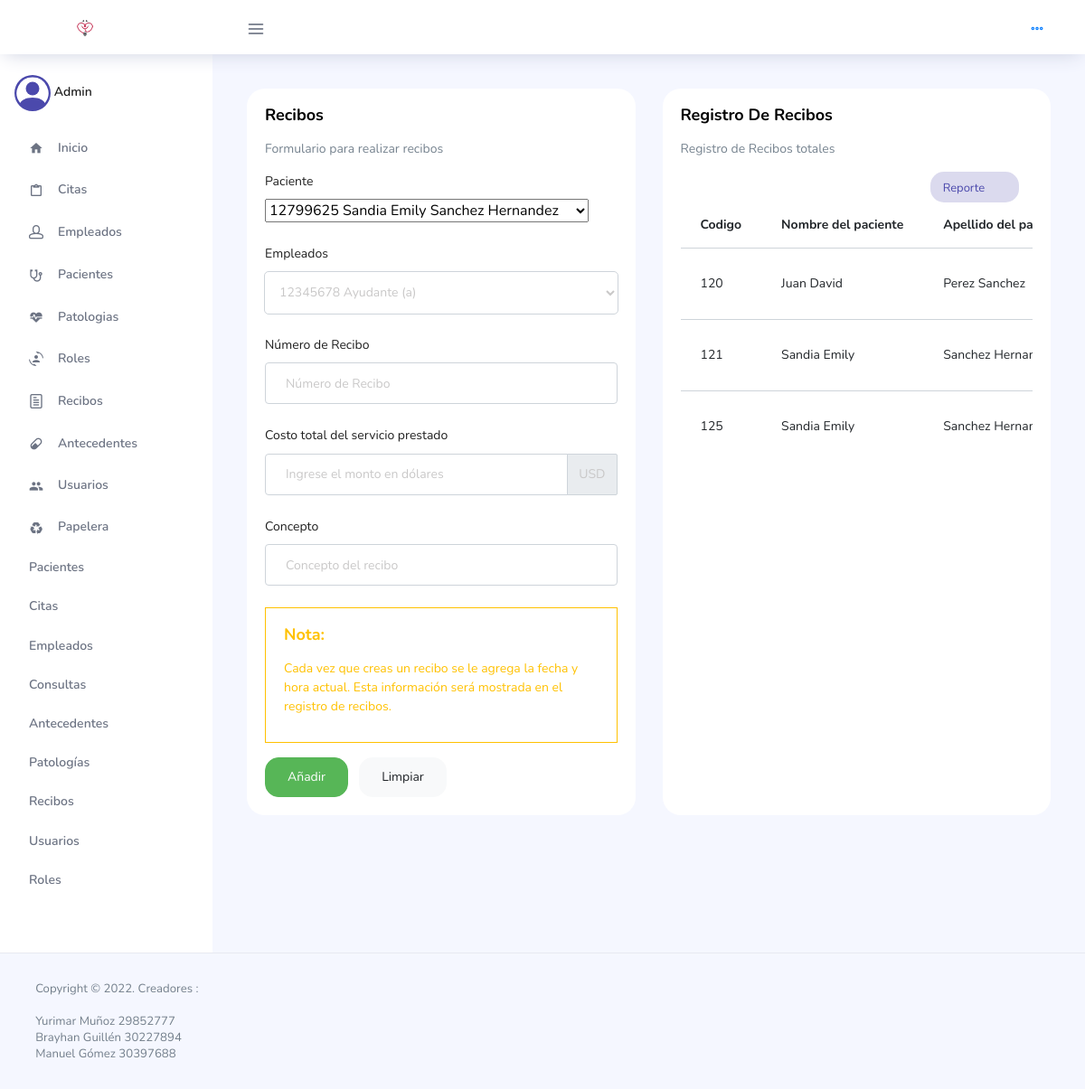
The app's page /show-recibos.php (signed in) with its own data.
### tables this page shows
CREATE TABLE `pacientes` (
  `id_paciente` int(11) NOT NULL,
  `nombre` varchar(20) NOT NULL,
  `apellido` varchar(20) NOT NULL,
  `nacionalidad` varchar(20) NOT NULL,
  `documento_identidad` int(30) NOT NULL,
  `fecha_nacimiento` date NOT NULL,
  `telefono` bigint(20) NOT NULL,
  `sexo` varchar(10) NOT NULL,
  `direccion` varchar(50) NOT NULL,
  `numero_paciente` int(20) NOT NULL,
  `eliminado` tinyint(1) DEFAULT 0
);

CREATE TABLE `empleados` (
  `id_empleado` int(11) NOT NULL,
  `nombre` varchar(20) NOT NULL,
  `apellido` varchar(20) NOT NULL,
  `nacionalidad` varchar(20) NOT NULL,
  `documento_identidad` int(20) NOT NULL,
  `cargo` varchar(20) NOT NULL,
  `fecha_nacimiento` date NOT NULL,
  `sexo` varchar(10) NOT NULL,
  `direccion` varchar(50) NOT NULL,
  `telefono` bigint(20) NOT NULL,
  `eliminado` int(11) NOT NULL DEFAULT 0
);

CREATE TABLE `recibos` (
  `id_recibo` int(11) NOT NULL,
  `id_paciente` int(11) NOT NULL,
  `id_empleado` int(11) NOT NULL,
  `numero_recibo` int(20) NOT NULL,
  `fecha` datetime NOT NULL DEFAULT current_timestamp(),
  `precio` float NOT NULL,
  `concepto` varchar(30) NOT NULL,
  `eliminado` int(11) NOT NULL DEFAULT 0
);

### controller/recibos.php (called while the page is built, shortened)
<?php
include("model/recibos.php");
$conexion = require("model/conexion.php");
$objRecibos = new recibos($conexion);
$status = empty($_REQUEST['status']) ? 0 : 1;
$recibos = $objRecibos->get($status);
$listPac = $objRecibos->listPac($status);
$listEmp = $objRecibos->listEmp($status);

### model/recibos.php (called while the page is built, shortened)
<?php
class recibos
{
    function __construct($conexion)
    {
        $this->conexion = $conexion;
    }
    public function get($status)
    {
        return $this->conexion->query("SELECT a.id_recibo, b.nombre, b.apellido, b.documento_identidad, b.direccion, c.cargo, a.numero_recibo, a.fecha, a.precio, a.concepto
        FROM recibos a
        INNER JOIN pacientes b
        ON b.id_paciente=a.id_paciente
        INNER JOIN empleados c
        ON c.id_empleado=a.id_empleado
        WHERE a.eliminado = '$status'");
    }
    public function listPac($status)
    {
        $query = ("SELECT * FROM pacientes WHERE pacientes.eliminado = '$status'");
        return $this->conexion->query($query);
    }
    public function listEmp($status)
    {
        $query = ("SELECT * FROM empleados WHERE empleados.eliminado = '$status'");
        return $this->conexion->query($query);
    }
}

### view/recibos.php (the view, shortened to what this page needs)
<body>
  <div class="main-panel">
    <div class="content-wrapper">
      <div class="row">
        <div class="col-md-6 grid-margin stretch-card">
          <div class="card">
            <div class="card-body">
              <h4 class="card-title">Recibos</h4>
              <p class="card-description">
                Formulario para realizar recibos
              </p>
              <form class="forms-sample" method="POST">
                <?php foreach ($listPac as $value) { ?>
                  <div class="form-group">
                    <label for="text">Paciente</label><br>
                    <select class="js-example-basic-single" name="paciente" data-iduser="<?php echo $value['id_paciente'] ?>" id="paciente">
                      <?php foreach ($listPac as $number_pac => $pac) { ?>
                        <option value="<?php echo $pac['id_paciente'] ?>" <?php if ($value['nombre'] == $pac['nombre']) echo 'selected'; ?>>
                          <?php echo ($pac['documento_identidad']) ?>
                          <?php echo ($pac['nombre']) ?>
                        </option>
                      <?php } ?>
                    </select>
                  </div>
                <?php } ?>
                <?php foreach ($listEmp as $value) { ?>
                  <div class="form-group">
                    <label for="text">Empleados</label>
                    <select class="form-control" name="empleado" data-iduser="<?php echo $value['id_empleado'] ?>" id="empleado">
                      <?php foreach ($listEmp as $number_emp => $emp) { ?>
                        <option value="<?php echo $emp['id_empleado'] ?>" <?php if ($value['cargo'] == $emp['cargo']) echo 'selected'; ?>>
                          <?php echo ($emp['documento_identidad']) ?>
                          <?php echo ($emp['cargo']) ?>
                        </option>
                      <?php } ?>
                    </select>
                  </div>
                <?php } ?>
                <div class="form-group">
                  <label for="direccion">Número de Recibo</label>
                  <input type="text" name="numero_recibo" class="form-control" id="numero_recibo" placeholder="Número de Recibo">
                </div>
                <div class="form-group">
                  <label for="precio">Costo total del servicio prestado</label>
                  <div class="input-group">
                    <input type="text" name="precio" class="form-control" id="precio" placeholder="Ingrese el monto en dólares">
                    <div class="input-group-append">
                      <span class="input-group-text">USD</span>
                    </div>
                  </div>
                </div>
                <div class="form-group">
                  <label for="concepto">Concepto</label>
                  <input type="text" name="concepto" class="form-control" id="concepto" placeholder="Concepto del recibo">
                </div>
                <div>
                  <blockquote class="blockquote blockquote-warning">
                    <h4 class="card-title text-warning">Nota:</h4>
                    <p class="text-warning"> Cada vez que creas un recibo se le agrega la fecha y hora actual. Esta información será mostrada en el registro de recibos.</p>
                  </blockquote>
                </div>
                <button type="submit" name="accion" class="btn btn-success mr-2" value="ADD_RECIBO">Añadir</button>
                <button type="submit" name="accion" value="Limpiar" class="btn btn-light">Limpiar</button>
              </form>
            </div>
          </div>
        </div>
        <div class="col-md-6 grid-margin stretch-card">
          <div class="card">
            <div class="card-body">
              <h4 class="card-title">Registro de Recibos</h4>
              <p class="card-description">
                Registro de Recibos totales
              </p>
              <div class="col-lg-12 d-flex justify-content-end">
                  <button type="button" onclick=" location = 'reports/report_recibo.php'" name="accion" class="btn btn-inverse-primary btn-icon-text  btn-sm" value="REPORT_PDF">
                  Reporte
                  <i class="ti-printer btn-icon-append"></i>
                </button>
              </div>
              <div class="table-responsive">
                <table class="table table-hover">
                  <thead>
                    <tr>
                      <th>Codigo</th>
                      <th>Nombre del paciente</th>
                      <th>Apellido del paciente</th>
                    </tr>
                  </thead>
                  <tbody>
                    <?php
                    while ($recibo = $recibos->fetch_object()) { ?>
                      <tr>
                        <td><?= $recibo->id_recibo ?></td>
                        <td><?= $recibo->nombre ?></td>
                        <td><?= $recibo->apellido ?></td>
                      </tr>
                    <?php }
                    ?>
                  </tbody>
                </table>
              </div>
            </div>
          </div>
        </div>
      </div>
    </div>
  </div>

### records on screen
recibos: id_recibo "120", id_paciente.nombre "Juan David", id_paciente.apellido "Perez Sanchez"
recibos: id_recibo "121", id_paciente.nombre "Sandia Emily", id_paciente.apellido "Sanchez…"
recibos: id_recibo "125", id_paciente.nombre "Sandia Emily", id_paciente.apellido "Sanchez…"

### other values on screen
form field paciente "12799625 Sandia Emily Sanchez Hernandez"
form field empleado "12345678 Ayudante (a)"
